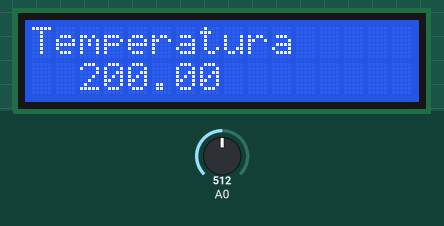
This sketch was run on a simulated Arduino Uno, built with avr-gcc and run on an emulated ATmega328P. On the bench: 16×2 character LCD. Inputs (shaded band) come from the test bench; at power-on: A0 = 512.

Above: at 1.2 s.
1.3 s: A0 set to 716
At 5.4 s:
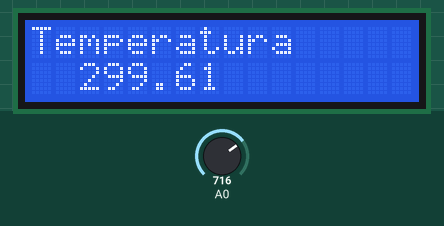
9.5 s: A0 set to 900
At 14.3 s:
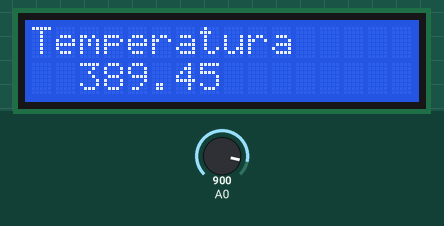
17.5 s: A0 set to 1023
At 22.0 s:
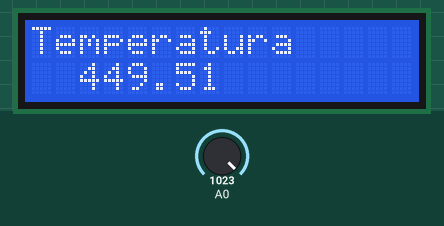
Timing chart, 0 to 23.5 s (numbered marks = the images above; inputs shaded):
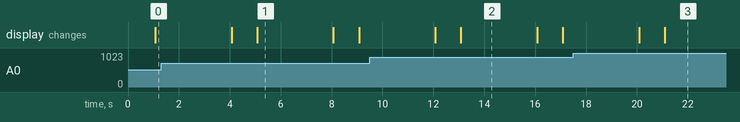

Measured:
- after the input at 1.3 s, the display: first differs from a run without the input after 3.8 s (image 1)
- after the input at 9.5 s, the display: first differs from a run without the input after 3.6 s (image 2)
- after the input at 17.5 s, the display: first differs from a run without the input after 3.6 s (image 3)
- what the display in image 1 shows lasts 3.0 s, from 5.1 s to 8.1 s

The sketch:

lesson_7.ino
```cpp
#include <LiquidCrystal.h>
LiquidCrystal lcd(9, 8, 5, 4, 3, 2);

void setup()
{
  lcd.begin(16, 2);

}
  void loop()
  {
    float temp = ((analogRead(A0) * (5.0/1024))-0.5)/0.01;
lcd.clear();
delay(1000);
lcd.setCursor(0, 0);
lcd.print("Temperatura");
lcd.setCursor(2, 1);
lcd.print(temp);
delay(3000);
}
          
```
